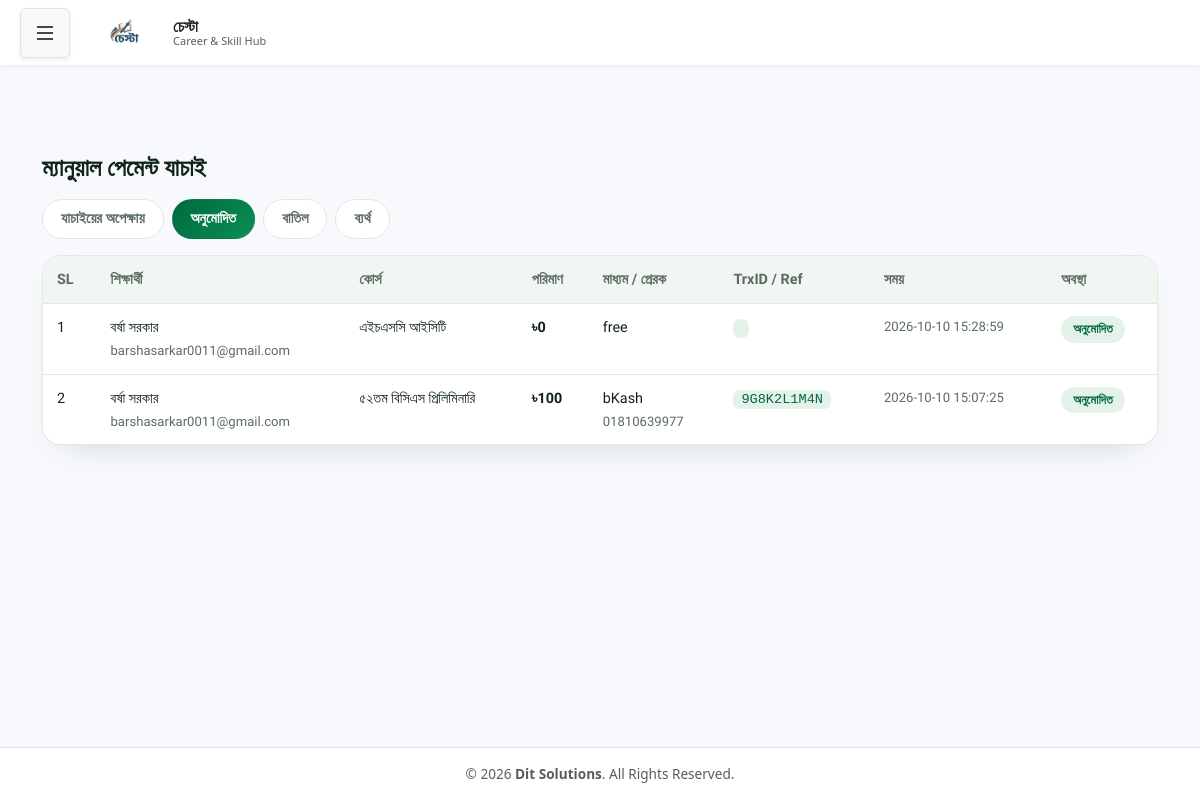
/admin_payments.php?s=paid (signed in), run on the app's committed database.
### tables this page shows
CREATE TABLE `payments` (
  `id` bigint(20) NOT NULL,
  `enrollment_id` int(11) NOT NULL,
  `user_id` varchar(150) NOT NULL,
  `course_id` int(11) NOT NULL,
  `amount` decimal(10,2) NOT NULL,
  `currency` char(3) NOT NULL DEFAULT 'BDT',
  `method_type` enum('gateway','manual','free') NOT NULL,
  `provider` varchar(30) DEFAULT NULL,
  `payment_method_id` int(11) DEFAULT NULL,
  `tran_id` varchar(64) DEFAULT NULL,
  `gateway_ref` varchar(64) DEFAULT NULL,
  `sender_number` varchar(20) DEFAULT NULL,
  `manual_trx_id` varchar(30) DEFAULT NULL,
  `status` enum('pending','verifying','paid','failed','cancelled','rejected','refunded') NOT NULL DEFAULT 'pending',
  `gateway_response` mediumtext DEFAULT NULL,
  `admin_note` varchar(255) DEFAULT NULL,
  `verified_by` varchar(150) DEFAULT NULL,
  `verified_at` datetime DEFAULT NULL,
  `paid_at` datetime DEFAULT NULL,
  `created_at` timestamp NOT NULL DEFAULT current_timestamp(),
  `updated_at` timestamp NOT NULL DEFAULT current_timestamp() ON UPDATE current_timestamp()
);

CREATE TABLE `user_login_info` (
  `USER_ID` varchar(200) NOT NULL,
  `USER_PASSWORD` varchar(200) NOT NULL,
  `EMAIL` varchar(100) DEFAULT NULL,
  `PHONE` varchar(20) DEFAULT NULL,
  `ENTRY_DATE` date DEFAULT NULL,
  `AUTHORIZED_STATUS` char(1) DEFAULT 'Y',
  `USER_NAME` varchar(200) DEFAULT NULL,
  `USER_TYPE_ID` int(10) DEFAULT NULL,
  `BR_CODE` varchar(20) DEFAULT NULL,
  `ORG_CODE` varchar(20) DEFAULT NULL,
  `level_id` int(11) DEFAULT NULL,
  `email_verified` tinyint(1) NOT NULL DEFAULT 0,
  `reset_token` varchar(10) DEFAULT NULL,
  `reset_token_expires` datetime DEFAULT NULL,
  `PAID_STATUS` char(1) NOT NULL DEFAULT 'N',
  `REMARKS` varchar(100) NOT NULL
);

CREATE TABLE `payment_methods` (
  `id` int(11) NOT NULL,
  `name` varchar(50) NOT NULL,
  `account_type` varchar(30) NOT NULL DEFAULT 'Personal',
  `account_no` varchar(40) NOT NULL,
  `instructions` text DEFAULT NULL,
  `sort_order` int(11) NOT NULL DEFAULT 0,
  `is_active` tinyint(1) NOT NULL DEFAULT 1
);

### config_payment.php (called while the page is built, shortened)
<?php
function h($s): string { return htmlspecialchars((string)$s, ENT_QUOTES, 'UTF-8'); }

### admin_payments.php (the view, shortened to what this page needs)
<?php
require 'db.php';
require 'config_payment.php';
$user      = $_SESSION['user'];
$orgCode   = $user['org_code'] ?? '';
$allowed = ['verifying', 'paid', 'rejected', 'failed'];
$filter  = in_array($_GET['s'] ?? '', $allowed, true) ? $_GET['s'] : 'verifying';
$stmt = $pdo->prepare("
    SELECT p.*, COALESCE(c.title_bn, c.title) AS course_name, u.USER_NAME, pm.name AS method_name
    FROM payments p
    JOIN courses c ON c.id = p.course_id
    JOIN user_login_info u ON u.USER_ID = p.user_id
    LEFT JOIN payment_methods pm ON pm.id = p.payment_method_id
    WHERE p.status = :status AND u.ORG_CODE = :org_code
    ORDER BY p.id DESC
    LIMIT 200
");
$stmt->execute(['status' => $filter, 'org_code' => $orgCode]);
$payments = $stmt->fetchAll();
$tabs  = ['verifying' => 'যাচাইয়ের অপেক্ষায়', 'paid' => 'অনুমোদিত', 'rejected' => 'বাতিল', 'failed' => 'ব্যর্থ'];
$badge = ['verifying' => 'wait', 'paid' => 'ok', 'rejected' => 'no', 'failed' => 'off'];
$stLbl = ['verifying' => 'অপেক্ষায়', 'paid' => 'অনুমোদিত', 'rejected' => 'বাতিল', 'failed' => 'ব্যর্থ'];
?>
<!DOCTYPE html>
<html lang="bn">
<head>
    <link href="https://cdn.jsdelivr.net/npm/bootstrap@5.3.0/dist/css/bootstrap.min.css" rel="stylesheet">
</head>
<body class="d-flex flex-column min-vh-100">
<?php include 'header.php'; ?>
<main class="container py-4 flex-grow-1">
<div class="adm">
    <h1 class="ad-title">ম্যানুয়াল পেমেন্ট যাচাই</h1>
    <div class="ad-filters">
        <?php foreach ($tabs as $key => $label): ?>
            <a href="?s=<?= $key ?>" class="<?= $filter === $key ? 'on' : '' ?>"><?= h($label) ?></a>
        <?php endforeach; ?>
    </div>
    <div class="ad-tw">
        <table class="ad-table">
            <thead>
                <tr>
                    <th>SL</th>
                    <th>শিক্ষার্থী</th>
                    <th>কোর্স</th>
                    <th>পরিমাণ</th>
                    <th>মাধ্যম / প্রেরক</th>
                    <th>TrxID / Ref</th>
                    <th>সময়</th>
                    <th>অবস্থা</th>
                </tr>
            </thead>
            <tbody>
                <?php
                $sl = 1;
                foreach ($payments as $p): ?>
                    <tr>
                        <td><?= $sl++ ?></td>
                        <td><?= h($p['USER_NAME'] ?: '—') ?><div class="ad-mut"><?= h($p['user_id']) ?></div></td>
                        <td><?= h($p['course_name']) ?></td>
                        <td><strong>৳<?= h(number_format((float)$p['amount'], 0)) ?></strong></td>
                        <td><?= h($p['method_name'] ?: $p['provider']) ?><div class="ad-mut"><?= h($p['sender_number']) ?></div></td>
                        <td><span class="ad-code"><?= h($p['manual_trx_id'] ?: $p['gateway_ref'] ?: $p['tran_id']) ?></span></td>
                        <td class="ad-mut"><?= h($p['created_at']) ?>
                            <?php if ($p['admin_note']): ?><div><?= h($p['admin_note']) ?></div><?php endif; ?></td>
                        <td><span class="ad-badge <?= $badge[$p['status']] ?? 'off' ?>"><?= h($stLbl[$p['status']] ?? $p['status']) ?></span></td>
                    </tr>
                <?php endforeach; ?>
            </tbody>
        </table>
    </div>
</div>
</main>
<?php include 'footer.php'; ?>
</body>
</html>

### admin_payments.php (style rules this page uses)
.adm { --ink:#10231a;--mut:#5a6c62;--line:#e1e9e3;--surface:#f2f6f3;--card:#fff;--g:#00693e;--g2:#0a8f55;--gl:#e4f2e9;--r:#f42a41;--rl:#fdecee;--gold:#d9a441; font-family:'Hind Siliguri',system-ui,'Nirmala UI','Kohinoor Bangla',sans-serif;color:var(--ink);line-height:1.65 }
.adm *,.adm *::before,.adm *::after { box-sizing:border-box }
.ad-title { font-size:1.5rem;font-weight:700;margin:0 0 16px }
.ad-filters { display:flex;gap:8px;flex-wrap:wrap;margin-bottom:16px }
.ad-filters a { padding:7px 18px;border:1.5px solid var(--line);border-radius:99px;text-decoration:none;color:var(--mut);font-weight:600;font-size:.9rem;background:var(--card) }
.ad-filters a.on { background:linear-gradient(135deg,var(--g),var(--g2));color:#fff;border-color:transparent }
.ad-tw { overflow-x:auto;border:1px solid var(--line);border-radius:18px;background:var(--card);box-shadow:0 14px 34px -22px rgba(2,74,44,.3) }
.ad-table { width:100%;border-collapse:collapse;font-size:.9rem;min-width:900px }
.ad-table th,.ad-table td { padding:12px 14px;text-align:left;border-bottom:1px solid var(--line);vertical-align:top }
.ad-table th { background:var(--surface);color:var(--mut);font-weight:600;white-space:nowrap }
.ad-table tbody tr:last-child td { border-bottom:0 }
.ad-mut { color:var(--mut);font-size:.82rem }
.ad-code { background:var(--gl);color:var(--g);padding:2px 8px;border-radius:7px;font-family:monospace;font-size:.85rem }
.ad-badge { display:inline-block;padding:3px 12px;border-radius:99px;font-size:.78rem;font-weight:700 }
.ad-badge.ok { background:var(--gl);color:var(--g) }

### header.php (style rules this page uses)
:root { --sidebar-width: 280px; --dark-navy: #1a1a2e; --light-navy: #252545; }
body { background-color: #f8f9fc; margin: 0; min-height: 100vh; display: flex; }

### footer.php (style rules this page uses)
html, body { height: 100%; margin: 0; }
main { flex: 1; }

### data on the page
payments: user.USER_NAME "বর্ষা সরকার", user "barshasarkar0011@gmail.com", course_name "এইচএসসি আইসিটি", amount "0", provider "free", created_at "2026-10-10 15:28:59", status "অনুমোদিত"
payments: user.USER_NAME "বর্ষা সরকার", user "barshasarkar0011@gmail.com", course_name "৫২তম বিসিএস প্রিলিমিনারি", amount "100", payment_method.name "bKash", sender_number "01810639977", manual_trx "9G8K2L1M4N", created_at "2026-10-10 15:07:25", status "অনুমোদিত"

### other printed values
$orgName "চেস্টা"
$label "যাচাইয়ের অপেক্ষায়"
$label "অনুমোদিত"
$label "বাতিল"
$label "ব্যর্থ"
